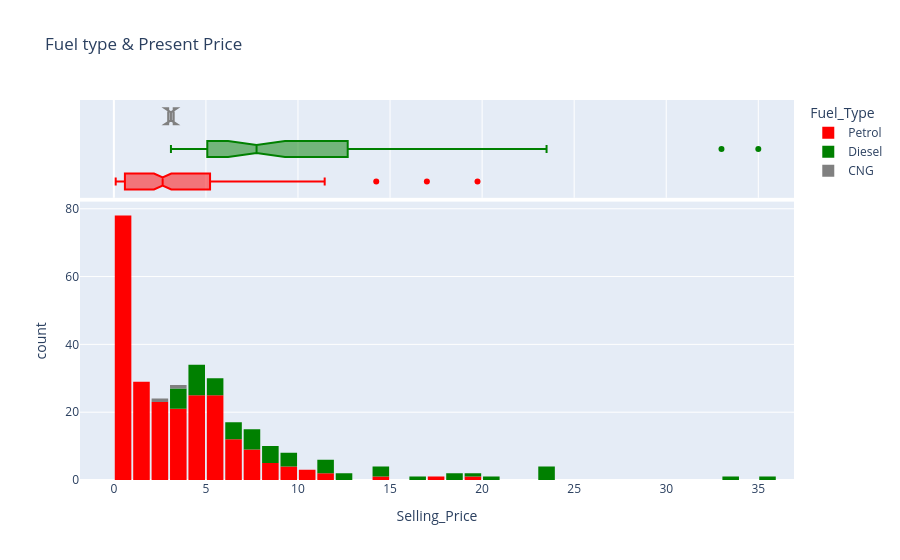

Notebook source saved alongside this figure:
### Markdown cell above
**Obervation** (Based on Fuel Type) <br>
---
This visualization provides a professional, data‑driven analysis of how fuel type influences vehicle selling prices. <br>
The histogram reveals distinct market segmentation: <br>
**petrol vehicles** dominate in volume but cluster around lower price points, indicating affordability and high turnover. <br>
**Diesel vehicles**, though fewer, exhibit a broader and higher price distribution, suggesting stronger resale value and demand among higher‑end buyers. <br>
**CNG vehicles** appear least represented, concentrated entirely in the lower price range, reflecting limited market penetration and lower perceived value. <br>
**Overall**, the analysis demonstrates that fuel type is a significant determinant of resale price, with diesel vehicles commanding premium valuations, petrol serving the mass market, and CNG occupying a niche low‑value segment.

### Code cell
selling_price = px.histogram(cars, x = 'Selling_Price', marginal = 'box', color= 'Fuel_Type', color_discrete_sequence = ['red', 'green', 'grey'], title = 'Fuel type & Present Price', nbins= 40) #marginal puts that box ontop of the box on top of the plot to seen the pecentiles, median, etc.
#color will color a particular grapgh using two categories from a colum that contains E.g. Yes/No
selling_price.update_layout(bargap=0.1) 
selling_price.show()

### Figure 1 — Plotly figure (JSON) as saved in the notebook; plotly's stock layout.template omitted (floating-point values rounded to 4 significant figures; data arrays with more than 128 entries replaced by an {"elided": "..."} marker saying what was removed)
{"data": [{"bingroup": "x", "hovertemplate": "Fuel_Type=Petrol<br>Selling_Price=%{x}<br>count=%{y}<extra></extra>", "legendgroup": "Petrol", "marker": {"color": "red", "pattern": {"shape": ""}}, "name": "Petrol", "nbinsx": 40, "orientation": "v", "showlegend": true, "type": "histogram", "x": {"elided": "239 float values"}, "xaxis": "x", "yaxis": "y"}, {"hovertemplate": "Fuel_Type=Petrol<br>Selling_Price=%{x}<extra></extra>", "legendgroup": "Petrol", "marker": {"color": "red"}, "name": "Petrol", "notched": true, "showlegend": false, "type": "box", "x": {"elided": "239 float values"}, "xaxis": "x2", "yaxis": "y2"}, {"bingroup": "x", "hovertemplate": "Fuel_Type=Diesel<br>Selling_Price=%{x}<br>count=%{y}<extra></extra>", "legendgroup": "Diesel", "marker": {"color": "green", "pattern": {"shape": ""}}, "name": "Diesel", "nbinsx": 40, "orientation": "v", "showlegend": true, "type": "histogram", "x": [4.75, 4.6, 9.25, 6.5, 8.75, 7.45, 6.85, 7.75, 7.25, 7.75, 7.45, 3.1, 4.95, 6.0, 5.5, 5.5, 14.9, 23.0, 18.0, 16.0, 19.99, 18.75, 23.5, 33.0, 4.75, 9.25, 3.95, 4.5, 4.9, 14.5, 14.73, 4.75, 23.0, 12.5, 3.49, 35.0, 11.25, 23.0, 20.75, 9.65, 3.25, 4.85, 11.75, 6.0, 8.25, 4.95, 3.1, 6.15, 3.9, 11.25, 5.35, 5.95, 5.2, 12.9, 7.2, 8.35, 8.25, 8.55, 9.5, 11.5], "xaxis": "x", "yaxis": "y"}, {"hovertemplate": "Fuel_Type=Diesel<br>Selling_Price=%{x}<extra></extra>", "legendgroup": "Diesel", "marker": {"color": "green"}, "name": "Diesel", "notched": true, "showlegend": false, "type": "box", "x": [4.75, 4.6, 9.25, 6.5, 8.75, 7.45, 6.85, 7.75, 7.25, 7.75, 7.45, 3.1, 4.95, 6.0, 5.5, 5.5, 14.9, 23.0, 18.0, 16.0, 19.99, 18.75, 23.5, 33.0, 4.75, 9.25, 3.95, 4.5, 4.9, 14.5, 14.73, 4.75, 23.0, 12.5, 3.49, 35.0, 11.25, 23.0, 20.75, 9.65, 3.25, 4.85, 11.75, 6.0, 8.25, 4.95, 3.1, 6.15, 3.9, 11.25, 5.35, 5.95, 5.2, 12.9, 7.2, 8.35, 8.25, 8.55, 9.5, 11.5], "xaxis": "x2", "yaxis": "y2"}, {"bingroup": "x", "hovertemplate": "Fuel_Type=CNG<br>Selling_Price=%{x}<br>count=%{y}<extra></extra>", "legendgroup": "CNG", "marker": {"color": "grey", "pattern": {"shape": ""}}, "name": "CNG", "nbinsx": 40, "orientation": "v", "showlegend": true, "type": "histogram", "x": [3.25, 2.95], "xaxis": "x", "yaxis": "y"}, {"hovertemplate": "Fuel_Type=CNG<br>Selling_Price=%{x}<extra></extra>", "legendgroup": "CNG", "marker": {"color": "grey"}, "name": "CNG", "notched": true, "showlegend": false, "type": "box", "x": [3.25, 2.95], "xaxis": "x2", "yaxis": "y2"}], "layout": {"bargap": 0.1, "barmode": "relative", "legend": {"title": {"text": "Fuel_Type"}, "tracegroupgap": 0}, "title": {"text": "Fuel type & Present Price"}, "xaxis": {"anchor": "y", "domain": [0, 1], "title": {"text": "Selling_Price"}}, "xaxis2": {"anchor": "y2", "domain": [0, 1], "matches": "x", "showgrid": true, "showticklabels": false}, "yaxis": {"anchor": "x", "domain": [0, 0.7326], "title": {"text": "count"}}, "yaxis2": {"anchor": "x2", "domain": [0.7426, 1], "matches": "y2", "showgrid": false, "showline": false, "showticklabels": false, "ticks": ""}}}
